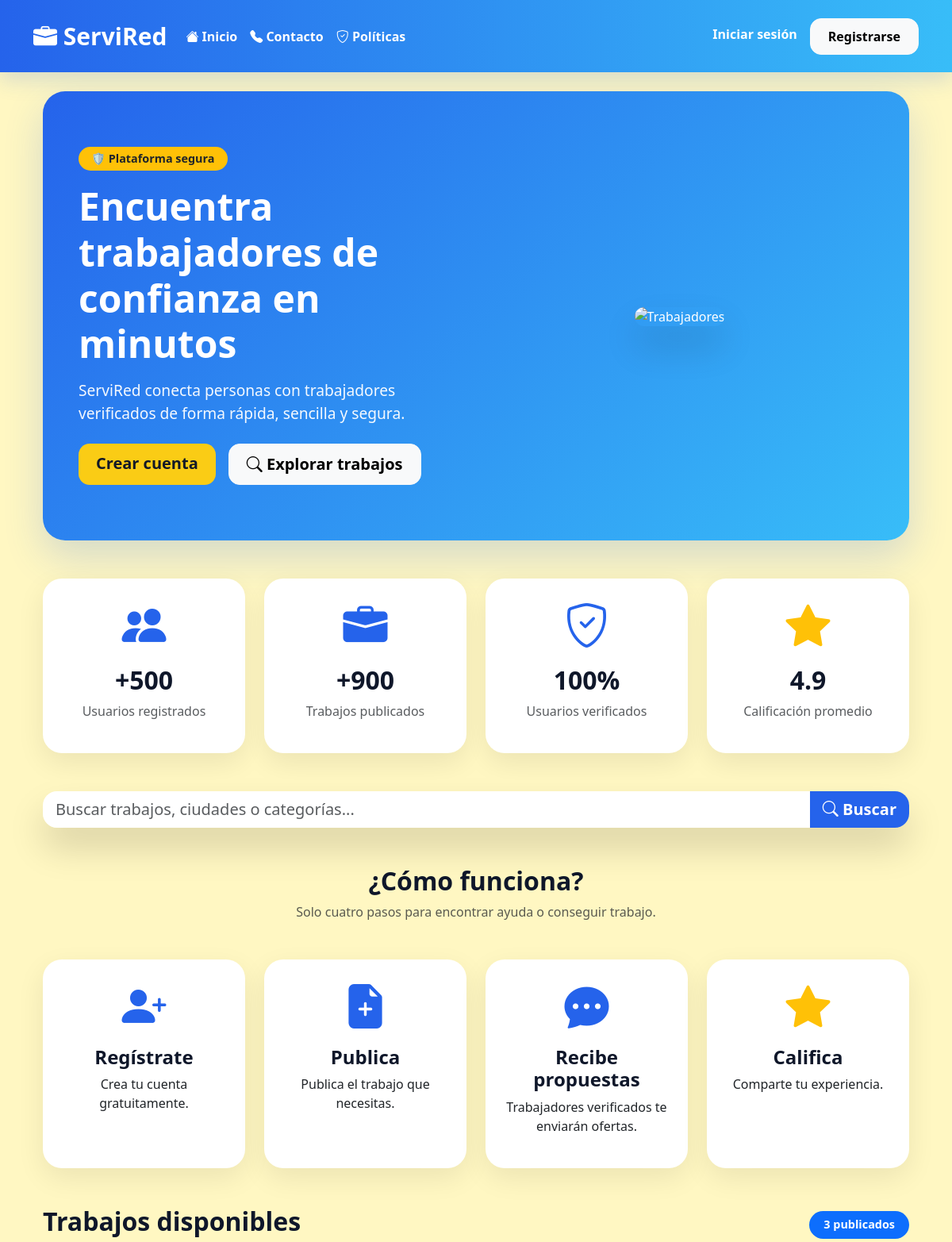
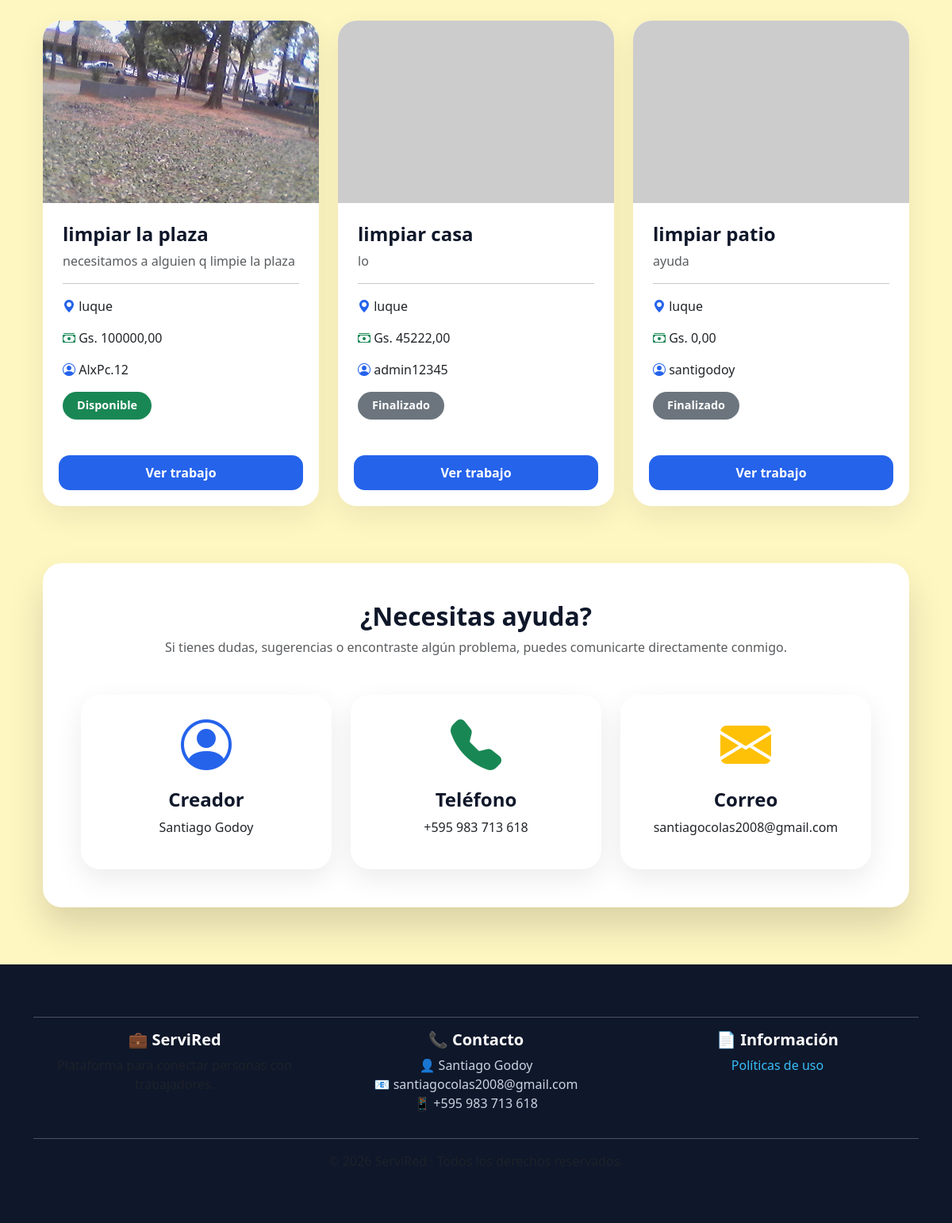
The page / on the database its author committed (2 pictures, top to bottom).
### jobs/models.py (models this page shows, shortened)
class Trabajo(models.Model):
    titulo = models.CharField(max_length=150)
    descripcion = models.TextField()
    ubicacion = models.CharField(max_length=100)
    presupuesto = models.DecimalField(
    max_digits=12,
    decimal_places=2
     )
    horas_estimadas = models.PositiveIntegerField(
        null=True,
        blank=True
    )
    telefono_contacto = models.CharField(
        max_length=20,
        blank=True
    )
    imagen = models.ImageField(
        upload_to="trabajos/",
        blank=True,
        null=True
    )
    fecha_publicacion = models.DateTimeField(auto_now_add=True)
    usuario = models.ForeignKey(
        settings.AUTH_USER_MODEL,
        on_delete=models.CASCADE,
        related_name="trabajos"
    )
    estado = models.CharField(
        max_length=20,
        choices=[
            ("DISPONIBLE", "Disponible"),
            ("ACEPTADO", "Aceptado"),
            ("FINALIZADO", "Finalizado"),
        ],
        default="DISPONIBLE"
    )

### accounts/models.py (models this page shows, shortened)
class Usuario(AbstractUser):
    telefono = models.CharField(
        max_length=20,
        blank=True
    )
    direccion = models.CharField(
        max_length=255,
        blank=True
    )
    foto = models.ImageField(
        upload_to="perfiles/",
        default="perfiles/default.png",
        blank=True
    )
    ci_frente = models.ImageField(
        upload_to="ci/",
        blank=True,
        null=True
    )
    ci_dorso = models.ImageField(
        upload_to="ci/",
        blank=True,
        null=True
    )
    selfie_ci = models.ImageField(
    upload_to="ci/",
    blank=True,
    null=True
)
    verificado = models.BooleanField(
        default=False
    )

### jobs/views.py (the view)
def inicio(request):
    trabajos = Trabajo.objects.all().order_by("-fecha_publicacion")
    buscar = request.GET.get("q")
    if buscar:
        trabajos = trabajos.filter(
            Q(titulo__icontains=buscar)
            | Q(descripcion__icontains=buscar)
            | Q(ubicacion__icontains=buscar)
        )
    return render(
        request,
        "jobs/lista.html",
        {
            "trabajos": trabajos,
        },
    )

### jobs/templates/jobs/lista.html
{% extends "base.html" %}
{% load static %}
{% block contenido %}
<div class="container">
    <section class="hero" data-aos="fade-up">
        <div class="row align-items-center">
            <div class="col-lg-6">
                <span class="badge bg-warning text-dark px-3 py-2 mb-3">
                    🛡️ Plataforma segura
                </span>
                <h1 class="display-4 fw-bold mb-3">
                    Encuentra trabajadores de confianza en minutos
                </h1>
                <p class="lead mb-4">
                    ServiRed conecta personas con trabajadores verificados
                    de forma rápida, sencilla y segura.
                </p>
                <div class="d-flex flex-wrap gap-3">
                    {% if user.is_authenticated %}
                    <a href="{% url 'crear_trabajo' %}"
                       class="btn btn-warning btn-lg">
                        <i class="bi bi-plus-circle-fill"></i>
                        Publicar trabajo
                    </a>
                    {% else %}
                    <a href="{% url 'registro' %}"
                       class="btn btn-warning btn-lg">
                        Crear cuenta
                    </a>
                    {% endif %}
                    <a href="#trabajos"
                       class="btn btn-light btn-lg">
                        <i class="bi bi-search"></i>
                        Explorar trabajos
                    </a>
                </div>
            </div>
            <div class="col-lg-6 text-center mt-5 mt-lg-0">
                <img
                    src="https://images.unsplash.com/photo-1517048676732-d65bc937f952?w=900"
                    class="img-fluid rounded-4 shadow-lg"
                    alt="Trabajadores">
            </div>
        </div>
    </section>
    <section class="my-5" data-aos="fade-up">
        <div class="row g-4">
            <div class="col-lg-3 col-md-6">
                <div class="card text-center h-100">
                    <div class="card-body">
                        <i class="bi bi-people-fill display-4 text-primary"></i>
                        <h2 class="fw-bold mt-3">
                            +500
                        </h2>
                        <p class="text-muted">
                            Usuarios registrados
                        </p>
                    </div>
                </div>
            </div>
            <div class="col-lg-3 col-md-6">
                <div class="card text-center h-100">
                    <div class="card-body">
                        <i class="bi bi-briefcase-fill display-4 text-primary"></i>
                        <h2 class="fw-bold mt-3">
                            +900
                        </h2>
                        <p class="text-muted">
                            Trabajos publicados
                        </p>
                    </div>
                </div>
            </div>
            <div class="col-lg-3 col-md-6">
                <div class="card text-center h-100">
                    <div class="card-body">
                        <i class="bi bi-shield-check display-4 text-primary"></i>
                        <h2 class="fw-bold mt-3">
                            100%
                        </h2>
                        <p class="text-muted">
                            Usuarios verificados
                        </p>
                    </div>
                </div>
            </div>
            <div class="col-lg-3 col-md-6">
                <div class="card text-center h-100">
                    <div class="card-body">
                        <i class="bi bi-star-fill display-4 text-warning"></i>
                        <h2 class="fw-bold mt-3">
                            4.9
                        </h2>
                        <p class="text-muted">
                            Calificación promedio
                        </p>
                    </div>
                </div>
            </div>
        </div>
    </section>
    <section class="mb-5" data-aos="fade-up">
        <form method="GET">
            <div class="input-group input-group-lg shadow-lg">
                <input
                    type="text"
                    name="q"
                    class="form-control"
                    placeholder="Buscar trabajos, ciudades o categorías..."
                    value="{{ request.GET.q }}">
                <button class="btn btn-primary">
                    <i class="bi bi-search"></i>
                    Buscar
                </button>
            </div>
        </form>
    </section>
    <section class="mb-5" data-aos="fade-up">
        <div class="text-center mb-5">
            <h2 class="fw-bold">
                ¿Cómo funciona?
            </h2>
            <p class="text-muted">
                Solo cuatro pasos para encontrar ayuda o conseguir trabajo.
            </p>
        </div>
        <div class="row g-4">
            <div class="col-lg-3 col-md-6">
                <div class="card h-100 text-center">
                    <div class="card-body">
                        <i class="bi bi-person-plus-fill display-4 text-primary"></i>
                        <h4 class="mt-3">
                            Regístrate
                        </h4>
                        <p>
                            Crea tu cuenta gratuitamente.
                        </p>
                    </div>
                </div>
            </div>
            <div class="col-lg-3 col-md-6">
                <div class="card h-100 text-center">
                    <div class="card-body">
                        <i class="bi bi-file-earmark-plus-fill display-4 text-primary"></i>
                        <h4 class="mt-3">
                            Publica
                        </h4>
                        <p>
                            Publica el trabajo que necesitas.
                        </p>
                    </div>
                </div>
            </div>
            <div class="col-lg-3 col-md-6">
                <div class="card h-100 text-center">
                    <div class="card-body">
                        <i class="bi bi-chat-dots-fill display-4 text-primary"></i>
                        <h4 class="mt-3">
                            Recibe propuestas
                        </h4>
                        <p>
                            Trabajadores verificados te enviarán ofertas.
                        </p>
                    </div>
                </div>
            </div>
            <div class="col-lg-3 col-md-6">
                <div class="card h-100 text-center">
                    <div class="card-body">
                        <i class="bi bi-star-fill display-4 text-warning"></i>
                        <h4 class="mt-3">
                            Califica
                        </h4>
                        <p>
                            Comparte tu experiencia.
                        </p>
                    </div>
                </div>
            </div>
        </div>
    </section>
    <section id="trabajos">
        <div class="d-flex justify-content-between align-items-center mb-4">
            <h2 class="fw-bold">
                Trabajos disponibles
            </h2>
            <span class="badge bg-primary">
                {{ trabajos|length }} publicados
            </span>
        </div>
        <div class="row">
            {% for trabajo in trabajos %}
            <div class="col-xl-4 col-lg-4 col-md-6 mb-4" data-aos="zoom-in">
                <div class="card h-100">
                    {% if trabajo.imagen %}
                    <img src="{{ trabajo.imagen.url }}"
                         class="card-img-top">
                    {% else %}
                    <img src="https://placehold.co/600x350?text=Sin+Imagen"
                         class="card-img-top">
                    {% endif %}
                    <div class="card-body">
                        <h4 class="fw-bold">
                            {{ trabajo.titulo }}
                        </h4>
                        <p class="text-muted">
                            {{ trabajo.descripcion|truncatewords:18 }}
                        </p>
                        <hr>
                        <p><i class="bi bi-geo-alt-fill text-primary"></i> {{ trabajo.ubicacion }}</p>
                        <p><i class="bi bi-cash-stack text-success"></i> Gs. {{ trabajo.presupuesto }}</p>
                        <p><i class="bi bi-person-circle text-primary"></i> {{ trabajo.usuario.username }}</p>
                        {% if trabajo.estado == "DISPONIBLE" %}
                            <span class="badge bg-success">Disponible</span>
                        {% elif trabajo.estado == "ACEPTADO" %}
                            <span class="badge bg-warning text-dark">Aceptado</span>
                        {% else %}
                            <span class="badge bg-secondary">Finalizado</span>
                        {% endif %}
                    </div>
                    <div class="card-footer">
                        <a href="{% url 'detalle_trabajo' trabajo.id %}"
                           class="btn btn-primary w-100">
                            Ver trabajo
                        </a>
                    </div>
                </div>
            </div>
            {% empty %}
            <div class="alert alert-info text-center">
                No hay trabajos publicados todavía.
            </div>
            {% endfor %}
        </div>
    </section>
    <section id="contacto"
             class="mt-5"
             data-aos="fade-up">
        <div class="card border-0 shadow-lg">
            <div class="card-body p-5">
                <div class="text-center mb-5">
                    <h2 class="fw-bold">
                        ¿Necesitas ayuda?
                    </h2>
                    <p class="text-muted">
                        Si tienes dudas, sugerencias o encontraste algún problema,
                        puedes comunicarte directamente conmigo.
                    </p>
                </div>
                <div class="row text-center g-4">
                    <div class="col-md-4">
                        <div class="card h-100">
                            <div class="card-body">
                                <i class="bi bi-person-circle display-3 text-primary"></i>
                                <h4 class="mt-3">
                                    Creador
                                </h4>
                                <p>
                                    Santiago Godoy
                                </p>
                            </div>
                        </div>
                    </div>
                    <div class="col-md-4">
                        <div class="card h-100">
                            <div class="card-body">
                                <i class="bi bi-telephone-fill display-3 text-success"></i>
                                <h4 class="mt-3">
                                    Teléfono
                                </h4>
                                <p>
                                    +595 983 713 618
                                </p>
                            </div>
                        </div>
                    </div>
                    <div class="col-md-4">
                        <div class="card h-100">
                            <div class="card-body">
                                <i class="bi bi-envelope-fill display-3 text-warning"></i>
                                <h4 class="mt-3">
                                    Correo
                                </h4>
                                <p>
                                    santiagocolas2008@gmail.com
                                </p>
                            </div>
                        </div>
                    </div>
                </div>
            </div>
        </div>
    </section>
</div>
{% endblock %}

### rows shown on the page
Trabajo: imagen (picture), titulo "limpiar la plaza", descripcion "necesitamos a alguien q limpie la plaza", ubicacion "luque", presupuesto "100000,00", usuario.username "AlxPc.12", estado "Disponible"
Trabajo: titulo "limpiar casa", descripcion "lo", ubicacion "luque", presupuesto "45222,00", usuario.username "admin12345", estado "Finalizado"
Trabajo: titulo "limpiar patio", descripcion "ayuda", ubicacion "luque", presupuesto "0,00", usuario.username "santigodoy", estado "Finalizado"

### other values the page prints
{{ trabajos|length }} "3"
